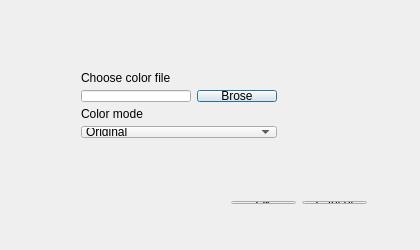
<?xml version="1.0" encoding="UTF-8"?>
<ui version="4.0">
 <class>ColorFileLoader</class>
 <widget class="QDialog" name="ColorFileLoader">
  <property name="geometry">
   <rect>
    <x>0</x>
    <y>0</y>
    <width>420</width>
    <height>250</height>
   </rect>
  </property>
  <property name="sizePolicy">
   <sizepolicy hsizetype="Preferred" vsizetype="Preferred">
    <horstretch>0</horstretch>
    <verstretch>0</verstretch>
   </sizepolicy>
  </property>
  <property name="minimumSize">
   <size>
    <width>420</width>
    <height>250</height>
   </size>
  </property>
  <property name="maximumSize">
   <size>
    <width>420</width>
    <height>250</height>
   </size>
  </property>
  <property name="windowTitle">
   <string>Choose Color File</string>
  </property>
  <widget class="QWidget" name="">
   <property name="geometry">
    <rect>
     <x>70</x>
     <y>60</y>
     <width>218</width>
     <height>89</height>
    </rect>
   </property>
   <layout class="QVBoxLayout" name="verticalLayout">
    <item>
     <widget class="QLabel" name="label_2">
      <property name="text">
       <string>Choose color file</string>
      </property>
     </widget>
    </item>
    <item>
     <layout class="QHBoxLayout" name="horizontalLayout">
      <item>
       <widget class="QLineEdit" name="lineEdit"/>
      </item>
      <item>
       <widget class="QPushButton" name="pushButton">
        <property name="text">
         <string>Brose</string>
        </property>
       </widget>
      </item>
     </layout>
    </item>
    <item>
     <widget class="QLabel" name="label">
      <property name="text">
       <string>Color mode</string>
      </property>
     </widget>
    </item>
    <item>
     <widget class="QComboBox" name="comboBox">
      <item>
       <property name="text">
        <string>Original</string>
       </property>
      </item>
      <item>
       <property name="text">
        <string>Continuous</string>
       </property>
      </item>
      <item>
       <property name="text">
        <string>Descrete</string>
       </property>
      </item>
     </widget>
    </item>
   </layout>
  </widget>
  <widget class="QWidget" name="">
   <property name="geometry">
    <rect>
     <x>220</x>
     <y>190</y>
     <width>158</width>
     <height>25</height>
    </rect>
   </property>
   <layout class="QHBoxLayout" name="horizontalLayout_2">
    <item>
     <widget class="QPushButton" name="pushButton_2">
      <property name="text">
       <string>Ok</string>
      </property>
     </widget>
    </item>
    <item>
     <widget class="QPushButton" name="pushButton_3">
      <property name="text">
       <string>Cancel</string>
      </property>
     </widget>
    </item>
   </layout>
  </widget>
 </widget>
 <layoutdefault spacing="6" margin="11"/>
 <resources/>
 <connections>
  <connection>
   <sender>pushButton_3</sender>
   <signal>clicked()</signal>
   <receiver>ColorFileLoader</receiver>
   <slot>reject()</slot>
   <hints>
    <hint type="sourcelabel">
     <x>333</x>
     <y>205</y>
    </hint>
    <hint type="destinationlabel">
     <x>353</x>
     <y>222</y>
    </hint>
   </hints>
  </connection>
  <connection>
   <sender>pushButton_2</sender>
   <signal>clicked()</signal>
   <receiver>ColorFileLoader</receiver>
   <slot>accept()</slot>
   <hints>
    <hint type="sourcelabel">
     <x>273</x>
     <y>203</y>
    </hint>
    <hint type="destinationlabel">
     <x>272</x>
     <y>227</y>
    </hint>
   </hints>
  </connection>
  <connection>
   <sender>pushButton</sender>
   <signal>clicked()</signal>
   <receiver>ColorFileLoader</receiver>
   <slot>on_pushed_buttonBrose()</slot>
   <hints>
    <hint type="sourcelabel">
     <x>252</x>
     <y>86</y>
    </hint>
    <hint type="destinationlabel">
     <x>345</x>
     <y>85</y>
    </hint>
   </hints>
  </connection>
 </connections>
 <slots>
  <slot>on_pushed_buttonBrose()</slot>
 </slots>
</ui>
